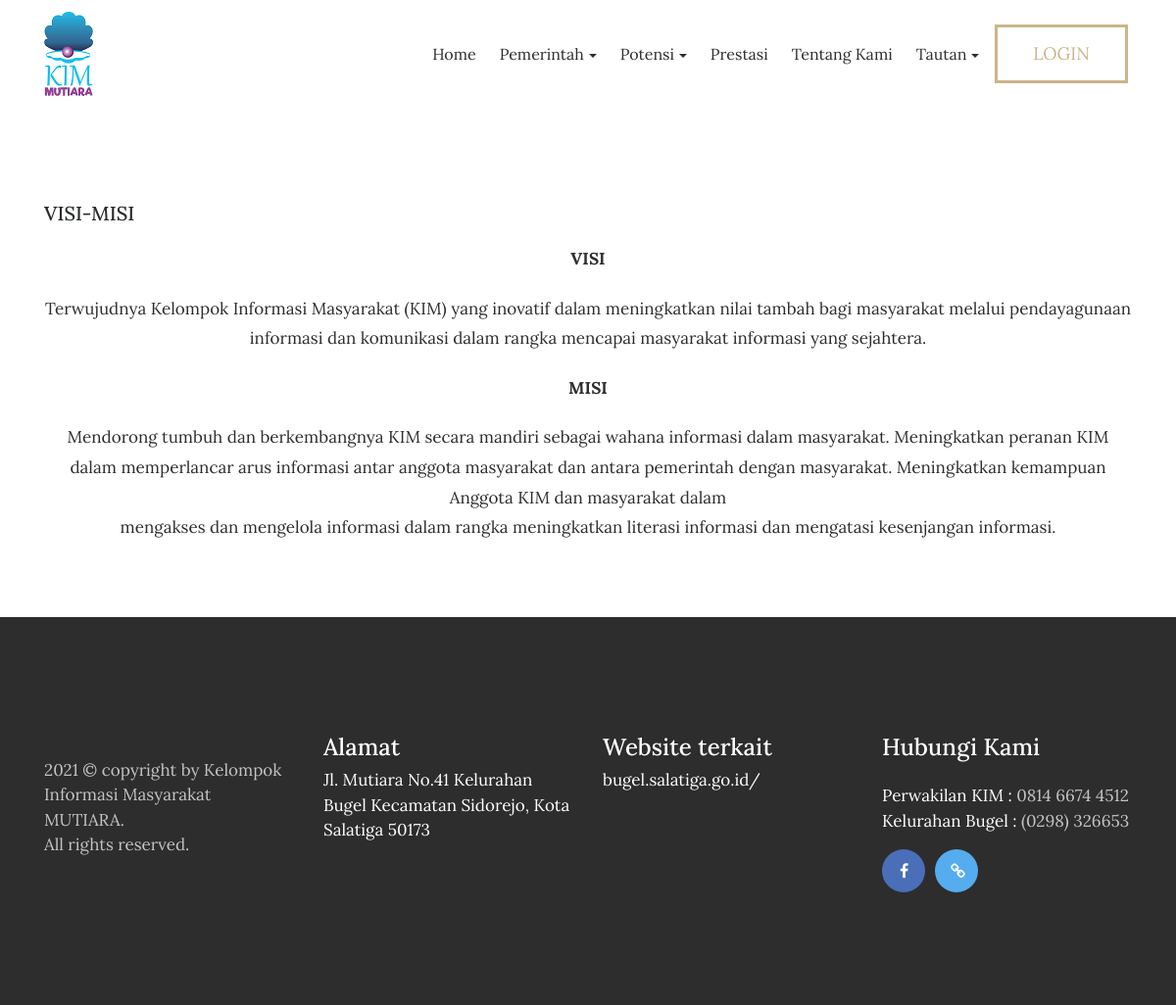
The page /index.php/DashboardUser/view__/4 on the database its author committed.
### tables this page shows
CREATE TABLE `tentang_tb` (
  `id` int(10) NOT NULL,
  `nama` varchar(255) NOT NULL,
  `keterangan` varchar(25555) NOT NULL,
  `deskripsi` varchar(15000) NOT NULL,
  `tanggal` varchar(555) NOT NULL,
  `gambar` varchar(555) NOT NULL,
  `created_at` timestamp NOT NULL DEFAULT current_timestamp() ON UPDATE current_timestamp()
);

### application/libraries/Template.php (called while the page is built)
<?php if (! defined('BASEPATH')) exit ('No Direct script allowed');
class Template {
    var $template_data = array();
    function  set ($name, $value)
    {
        $this->template_data[$name] = $value;
    }
    function load($template = '', $view = '', $view_data = array(), $return = false)
    {
        $this->CI =& get_instance();
        $this->set('konten', $this->CI->load->view($view, $view_data, TRUE));
        return $this->CI->load->view($template, $this->template_data, $return);
    }
}

### application/controllers/DashboardUser.php (called while the page is built, shortened)
<?php
class DashboardUser extends CI_Controller
{
    public function view__($id_postingan)
    {
        $cari  = $this->db->get_where('tentang_tb', array('id' => $id_postingan));
        if ($cari->num_rows() > 0 ) {
            $data['detail'] = $cari->row_array();
            $data['tautan'] = $this->SiteUmum->getDataTautan()->result_array();
            $this->template->load('user/master', 'user/view__', $data);
        } else {
            show_404();
        }
    }
}

### index.php (called while the page is built, shortened)
<?php
require_once BASEPATH.'core/CodeIgniter.php';

### application/views/user/view__.php (the view)
<div class="container">
		<div class="row">
			<div class="col-md-12">
				<div class="blog-title_block">
					<h4><?= $detail['nama']?></h4>
				<?= $detail['keterangan'];?>
				</div>
			</div>
		</div>
	</div>
</section>

### rows shown on the page
tentang_tb: nama "VISI-MISI", keterangan "VISI Terwujudnya Kelompok Informasi Masyarakat (KIM) yang inovatif dalam meningkatkan nilai tambah bagi masyarakat melalui pendayagunaan informasi dan komunikasi dalam rangka mencapai masyarakat informasi yang sejahtera. MISI Mendorong tumbuh dan berkembangnya KIM secara mandiri sebagai wahana informasi dalam masyarakat. Meningkatkan peranan KIM dalam memperlancar arus informasi antar anggota masyarakat dan antara pemerintah dengan masyarakat. Meningkatkan kemampuan Anggota KIM dan masyarakat dalam mengakses dan mengelola informasi dalam rangka meningkatkan literasi informasi dan mengatasi kesenjangan informasi."
